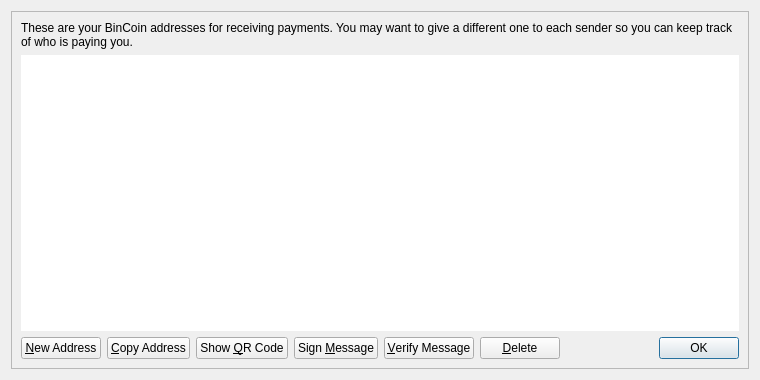
<?xml version="1.0" encoding="UTF-8"?>
<ui version="4.0">
 <class>AddressBookPage</class>
 <widget class="QWidget" name="AddressBookPage">
  <property name="geometry">
   <rect>
    <x>0</x>
    <y>0</y>
    <width>760</width>
    <height>380</height>
   </rect>
  </property>
  <property name="windowTitle">
   <string>Address Book</string>
  </property>
  <layout class="QVBoxLayout" name="verticalLayout_2">
   <item>
    <widget class="QFrame" name="frameMain">
     <property name="frameShape">
      <enum>QFrame::StyledPanel</enum>
     </property>
     <property name="frameShadow">
      <enum>QFrame::Raised</enum>
     </property>
     <layout class="QVBoxLayout" name="verticalLayout">
      <item>
       <widget class="QLabel" name="labelExplanation">
        <property name="text">
         <string>These are your BinCoin addresses for receiving payments. You may want to give a different one to each sender so you can keep track of who is paying you.</string>
        </property>
        <property name="textFormat">
         <enum>Qt::PlainText</enum>
        </property>
        <property name="wordWrap">
         <bool>true</bool>
        </property>
       </widget>
      </item>
      <item>
       <widget class="QTableView" name="tableView">
        <property name="contextMenuPolicy">
         <enum>Qt::CustomContextMenu</enum>
        </property>
        <property name="toolTip">
         <string>Double-click to edit address or label</string>
        </property>
        <property name="frameShape">
         <enum>QFrame::NoFrame</enum>
        </property>
        <property name="tabKeyNavigation">
         <bool>false</bool>
        </property>
        <property name="alternatingRowColors">
         <bool>true</bool>
        </property>
        <property name="selectionMode">
         <enum>QAbstractItemView::SingleSelection</enum>
        </property>
        <property name="selectionBehavior">
         <enum>QAbstractItemView::SelectRows</enum>
        </property>
        <property name="sortingEnabled">
         <bool>true</bool>
        </property>
        <attribute name="verticalHeaderVisible">
         <bool>false</bool>
        </attribute>
       </widget>
      </item>
      <item>
       <layout class="QHBoxLayout" name="horizontalLayout">
        <item>
         <widget class="QPushButton" name="newAddressButton">
          <property name="toolTip">
           <string>Create a new address</string>
          </property>
          <property name="text">
           <string>&amp;New Address</string>
          </property>
          <property name="icon">
           <iconset resource="../bitcoin.qrc">
            <normaloff>:/icons/add</normaloff>:/icons/add</iconset>
          </property>
         </widget>
        </item>
        <item>
         <widget class="QPushButton" name="copyToClipboard">
          <property name="toolTip">
           <string>Copy the currently selected address to the system clipboard</string>
          </property>
          <property name="text">
           <string>&amp;Copy Address</string>
          </property>
          <property name="icon">
           <iconset resource="../bitcoin.qrc">
            <normaloff>:/icons/editcopy</normaloff>:/icons/editcopy</iconset>
          </property>
         </widget>
        </item>
        <item>
         <widget class="QPushButton" name="showQRCode">
          <property name="text">
           <string>Show &amp;QR Code</string>
          </property>
          <property name="icon">
           <iconset resource="../bitcoin.qrc">
            <normaloff>:/icons/qrcode</normaloff>:/icons/qrcode</iconset>
          </property>
         </widget>
        </item>
        <item>
         <widget class="QPushButton" name="signMessage">
          <property name="toolTip">
           <string>Sign a message to prove you own a BinCoin address</string>
          </property>
          <property name="text">
           <string>Sign &amp;Message</string>
          </property>
          <property name="icon">
           <iconset resource="../bitcoin.qrc">
            <normaloff>:/icons/edit</normaloff>:/icons/edit</iconset>
          </property>
         </widget>
        </item>
        <item>
         <widget class="QPushButton" name="verifyMessage">
          <property name="toolTip">
           <string>Verify a message to ensure it was signed with a specified BinCoin address</string>
          </property>
          <property name="text">
           <string>&amp;Verify Message</string>
          </property>
          <property name="icon">
           <iconset resource="../bitcoin.qrc">
            <normaloff>:/icons/transaction_0</normaloff>:/icons/transaction_0</iconset>
          </property>
         </widget>
        </item>
        <item>
         <widget class="QPushButton" name="deleteButton">
          <property name="toolTip">
           <string>Delete the currently selected address from the list</string>
          </property>
          <property name="text">
           <string>&amp;Delete</string>
          </property>
          <property name="icon">
           <iconset resource="../bitcoin.qrc">
            <normaloff>:/icons/remove</normaloff>:/icons/remove</iconset>
          </property>
         </widget>
        </item>
        <item>
         <spacer name="horizontalSpacer">
          <property name="orientation">
           <enum>Qt::Horizontal</enum>
          </property>
          <property name="sizeHint" stdset="0">
           <size>
            <width>40</width>
            <height>20</height>
           </size>
          </property>
         </spacer>
        </item>
        <item>
         <widget class="QDialogButtonBox" name="buttonBox">
          <property name="sizePolicy">
           <sizepolicy hsizetype="Maximum" vsizetype="Fixed">
            <horstretch>0</horstretch>
            <verstretch>0</verstretch>
           </sizepolicy>
          </property>
          <property name="standardButtons">
           <set>QDialogButtonBox::Ok</set>
          </property>
         </widget>
        </item>
       </layout>
      </item>
     </layout>
    </widget>
   </item>
  </layout>
 </widget>
 <resources>
  <include location="../bitcoin.qrc"/>
 </resources>
 <connections/>
</ui>
